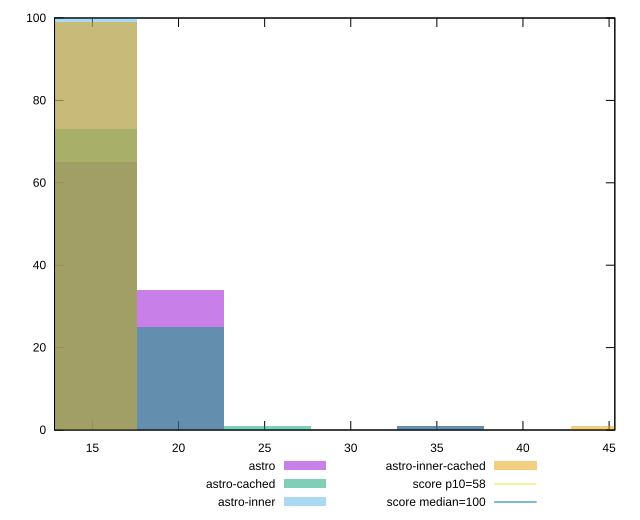

The gnuplot source for this figure:
reset

$astro <<EOF
35.23007568037694 1
15.09860386301869 65
20.131471817358253 34
EOF

$astroCached <<EOF
15.09860386301869 73
20.131471817358253 25
25.16433977169782 1
35.23007568037694 1
EOF

$astroInner <<EOF
15.09860386301869 100
EOF

$astroInnerCached <<EOF
45.29581158905607 1
15.09860386301869 99
EOF

set key outside below
set boxwidth 5.032867954339563
set xrange [12.8:45.33333333333346]
set yrange [0:100]
set trange [0:100]
set style fill transparent solid 0.5 noborder

set parametric
set terminal svg size 640, 520 enhanced background rgb 'white'
set output "reports/report_00033_2021-03-01T14-23-16.841Z/estimated-input-latency/comparison/histogram/all_raw.svg"

plot $astro title "astro" with boxes, \
     $astroCached title "astro-cached" with boxes, \
     $astroInner title "astro-inner" with boxes, \
     $astroInnerCached title "astro-inner-cached" with boxes, \
     58,t title "score p10=58", \
     100,t title "score median=100"

reset
